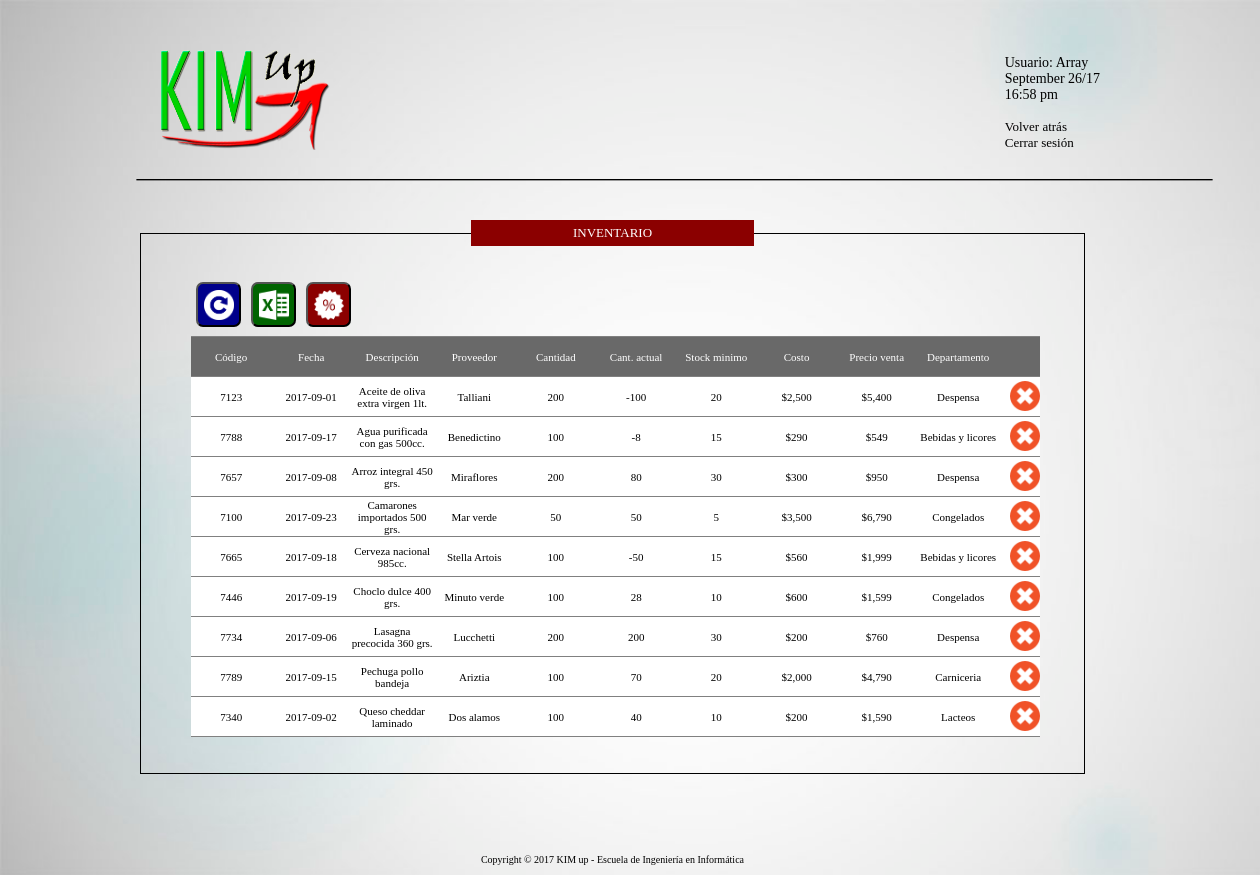
The app's page /Inventario.php (signed in) with its own data.
### tables this page shows
CREATE TABLE `productos` (
  `fecha` date DEFAULT NULL,
  `codigo` bigint(20) UNSIGNED NOT NULL,
  `descripcion` varchar(50) NOT NULL,
  `proveedor` varchar(50) NOT NULL,
  `vencimiento` date NOT NULL,
  `cantidad` int(10) NOT NULL,
  `precio_compra` int(10) NOT NULL,
  `precio_venta` int(10) NOT NULL,
  `departamento` varchar(50) NOT NULL,
  `minimo` int(5) NOT NULL,
  `cant_actual` int(10) DEFAULT NULL
);

### Inventario.php (the view, shortened to what this page needs)
<!DOCTYPE html>
<html>
	<head>
        <link rel="stylesheet" href="General.css" type="text/css" media="screen">
        <link rel="stylesheet" href="Css.css" type="text/css" media="screen">
    </head>
    <body>
       	<section>
              <img src="img/logo.png" alt="">
              <p>
                  <?php $fecha_actual = date('F d/y',time()-21600);
                        $a=date("m");
                        $hora = date('H:i a',time()-21600);
                        echo "Usuario: ".$_SESSION['nombre']." <br>
                        $fecha_actual <br>
                        $hora <br><br>
                        <a id = 'Volver' href = 'index_sala.php'> Volver atrás </a><br>
                        <a href = 'login-salir.php'> Cerrar sesión </a>"
                  ?>
              </p>
              <img id = "Horizontal" src="img/linea-h.png" alt="">
              <article id ='Inventario'>
                    <form method="post" action="actualiza.php" >
                      <fieldset id = "productos">
				          <legend>INVENTARIO</legend><br><br>
                            <button type="submit" id="boton" name="act"><img src="img/boton-de-actualizar-pagina.png"></button>
                            <button title = "Exportar a Excel" id="botonh"><img src="img/icon.png"></button>
                            <button title = "Generar oferta" id="botono"><img src="img/etiqueta-de-oferta.png"></button>
                            <br><br>
                             <?php
                            $sql = "SELECT * FROM productos where month(fecha)={$a} order by descripcion asc";
                            $result = mysql_query($sql);
                             echo "<table class='Inventario'>";
                                echo "<tr id='invh'>
                                            <td>Código</td>
                                            <td>Fecha</td>
                                            <td>Descripción</td>
                                            <td>Proveedor</td>
                                            <td>Cantidad</td>
                                            <td>Cant. actual</td>
                                            <td>Stock minimo</td>
                                            <td>Costo</td>
                                            <td>Precio venta</td>
                                            <td>Departamento</td>
                                            <td id = 'img'></td>
                                      </tr><br>";
                                while ($row = mysql_fetch_row($result))
                                {
                                    echo "<tr>
                                                <td>$row[1]</td>
                                                <td>$row[0]</td>
                                                <td>$row[2]</td>
                                                <td>$row[3]</td>
                                                <td>$row[5]</td>
                                                <td>$row[10]</td>
                                                <td>$row[9]</td>
                                                <td>$".number_format($row[6])."</td>
                                                <td>$".number_format($row[7])."</td>
                                                <td>$row[8]</td>
                                                <td id='img'><img src ='img/cancelar.png' id='accion' title='Borrar' onclick=Borrar('$row[1]')></td>
                                         </tr> \n";
                                }
                                echo "</table>";
                        ?>
                        <br><br>
                        </fieldset><footer>Copyright © 2017 KIM up - Escuela de Ingeniería en Informática</footer>
				   </form>
              </article>
       	</section>
   </body>
</html>

### General.css (style rules this page uses)
* { margin: 0; padding: 0; box-sizing: border-box; font-family: "Agency fb"; font-size: 16px; }
body { background-image: url("img/Fondo.jpg"); background-size: cover; background-attachment: fixed; }
form { float: right; margin: 180px 300px 0 0; }
p { text-align: center; font-size: 20px; }
section img { height: 100px; width: 180px; margin: 50px 0 0 150px; }
section p { float: right; margin: 55px 160px 0 0; text-align: left; font-family: "Consolas"; font-size: 14px; }
section a { text-decoration: none; color: black; font-family: "Consolas"; font-size: 13px; }
#Horizontal { margin: 20px 0 0 100px; width: 1150px; height: 12px; align-self: center; }
footer { width: 100%; text-align: center; margin: 80px 0 10px 0; font-family: "Verdana"; font-size: 10px; }

### Css.css (style rules this page uses)
article form { margin: 50px 175px 0 0; width: 75%; }
article fieldset { border: 1px solid; text-align: center; margin-top: -40px; }
article fieldset legend { width: 30%; color: white; background-color: darkred; text-align: center; padding: 5px; font-family: "Consolas"; font-size: 13px; }
#analisis tr, td { width: 10%; height: 40px; border: 1px solid gray; border-left: hidden; border-right: hidden; font-family: "Verdana"; font-size: 11px; }
article #productos { border: 1px solid; text-align: center; margin: 0 0 0 0; }
#Inventario form { margin: 30px 175px 0 0; width: 75%; }
#Inventario table { background-color: white; border-collapse: collapse; vertical-align: center; text-align: center; }
#Inventario #img { width: 5%; }
#Inventario tr, td { width: 10%; height: 40px; border: 1px solid gray; border-left: hidden; border-right: hidden; font-family: "Verdana"; font-size: 11px; }
#Inventario img { margin: 0 0 0 10px; height: 30px; width: 30px; }
#Inventario .Inventario { width: 90%; margin: 0 0 0 50px; }
#Inventario #invh { background-color: dimgrey; color: white; }
#botonh { width: 45px; height: 45px; padding: 6px; background-color: darkgreen; border-radius: 7px; margin: 0 0 0 10px; float: left; }
#botonh img { height: 30px; width: 30px; margin: 0 0 0 0; }
#boton { width: 45px; height: 45px; padding: 6px; background-color: darkblue; border-radius: 7px; margin: 0 0 0 55px; float: left; }
#boton img { height: 30px; width: 30px; margin: 0 0 0 0; }
#botono { width: 45px; height: 45px; padding: 6px; background-color: darkred; border-radius: 7px; margin: 0 0 0 10px; float: left; }
#botono img { height: 30px; width: 30px; margin: 0 0 0 0; }

### records on screen
productos: codigo "7123", fecha "2017-09-01", descripcion "Aceite de oliva extra virgen 1lt.", proveedor "Talliani", cantidad "200", cant_actual "-100", minimo "20", precio_compra "2,500", precio_venta "5,400", departamento "Despensa"
productos: codigo "7788", fecha "2017-09-17", descripcion "Agua purificada con gas 500cc.", proveedor "Benedictino", cantidad "100", cant_actual "-8", minimo "15", precio_compra "290", precio_venta "549", departamento "Bebidas y licores"
productos: codigo "7657", fecha "2017-09-08", descripcion "Arroz integral 450 grs.", proveedor "Miraflores", cantidad "200", cant_actual "80", minimo "30", precio_compra "300", precio_venta "950", departamento "Despensa"
productos: codigo "7100", fecha "2017-09-23", descripcion "Camarones importados 500 grs.", proveedor "Mar verde", cantidad "50", cant_actual "50", minimo "5", precio_compra "3,500", precio_venta "6,790", departamento "Congelados"
productos: codigo "7665", fecha "2017-09-18", descripcion "Cerveza nacional 985cc.", proveedor "Stella Artois", cantidad "100", cant_actual "-50", minimo "15", precio_compra "560", precio_venta "1,999", departamento "Bebidas y licores"
productos: codigo "7446", fecha "2017-09-19", descripcion "Choclo dulce 400 grs.", proveedor "Minuto verde", cantidad "100", cant_actual "28", minimo "10", precio_compra "600", precio_venta "1,599", departamento "Congelados"
productos: codigo "7734", fecha "2017-09-06", descripcion "Lasagna precocida 360 grs.", proveedor "Lucchetti", cantidad "200", cant_actual "200", minimo "30", precio_compra "200", precio_venta "760", departamento "Despensa"
productos: codigo "7789", fecha "2017-09-15", descripcion "Pechuga pollo bandeja", proveedor "Ariztia", cantidad "100", cant_actual "70", minimo "20", precio_compra "2,000", precio_venta "4,790", departamento "Carniceria"
productos: codigo "7340", fecha "2017-09-02", descripcion "Queso cheddar laminado", proveedor "Dos alamos", cantidad "100", cant_actual "40", minimo "10", precio_compra "200", precio_venta "1,590", departamento "Lacteos"

### other values on screen
$_SESSION['nombre'] "Array"
